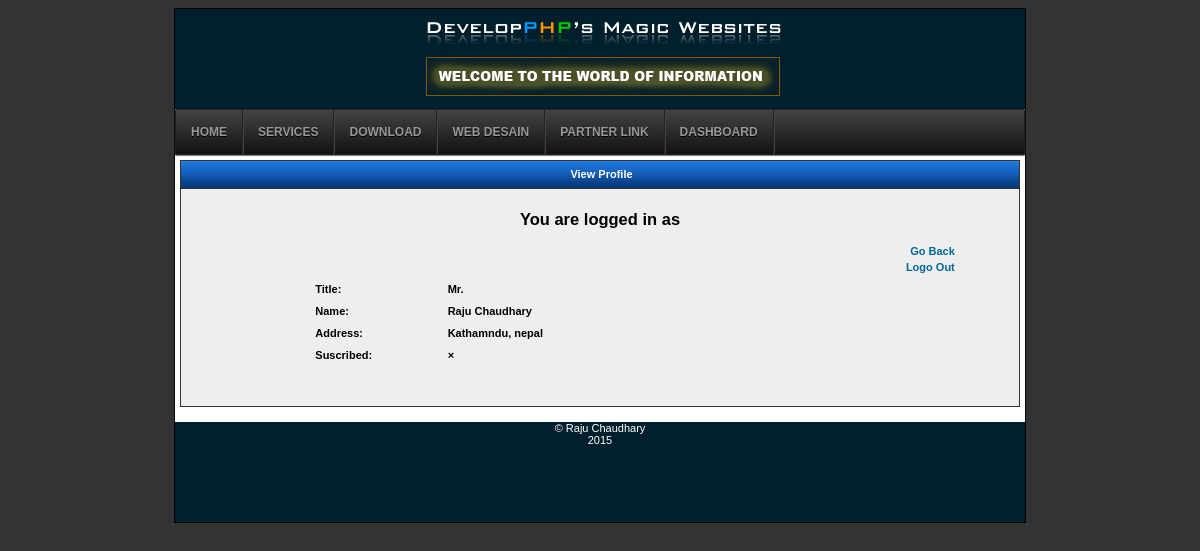
/profile.php (signed in), run on the app's committed database.
### tables this page shows
CREATE TABLE IF NOT EXISTS `member` (
  `member_no` int(11) NOT NULL AUTO_INCREMENT,
  `title` varchar(10) NOT NULL,
  `first_name` varchar(20) NOT NULL,
  `last_name` varchar(20) NOT NULL,
  `address_line_one` varchar(300) NOT NULL,
  `email_address` varchar(255) NOT NULL,
  `password` char(32) NOT NULL,
  `subscribed` tinyint(1) NOT NULL DEFAULT '0',
  `acc_type` int(1) NOT NULL,
  PRIMARY KEY (`member_no`)
);

### profile.php (the view, shortened to what this page needs)
<!DOCTYPE html PUBLIC "-//W3C//DTD XHTML 1.0 Transitional//EN" "http://www.w3.org/TR/xhtml1/DTD/xhtml1-transitional.dtd">
<html xmlns="http://www.w3.org/1999/xhtml">
<head>
<link rel="stylesheet" type="text/css" href="style.css" />
</head>
<body>
<div id="main">
<div id="header">
</div>
<div id="menu">
<li><a href="Index.php">Home</a></li>
<li><a href="#">Services</a>
</li>
<li><a href="#">Download</a>
</li>
<li><a href="#">Web Desain</a></li>
<li><a href="#">Partner Link</a></li>
<li><a href="account.php">DashBoard</a></li>
</div>
<div id="menu-tengah">
<div id="bg_menu" align="center">View Profile</div>
<div id="content_menu">
  <table width="100%" border="0" align="center">
   <h2 align="center">You are logged in as</h2>
   <table width="100%" border="0">
  <tr><td>
  <div align="right" style="margin-right:32px;"><a href="account.php">Go Back</a></div>
  <div align="right" style="margin-right:32px;"><a href="index.php">Logo Out</a></div><?php
?></td>
    <td> <?php
			?></td>
  </tr>
</table>
<form id="register_form" method="POST" action="?process">
   <tr><td><table width="70%" border="0" align="center" cellpadding="3" cellspacing="0">
   <?php
						$query = mysql_query("SELECT * FROM `member` WHERE `member_no` = {$_SESSION['uid']}");
						$result = mysql_fetch_assoc($query);
					?>
                    <tr>
    <td width="23%"><strong>Title:</strong></td>
    <td width="77%"><?=$result['title'];?></td>
  </tr>
  <tr>
    <td width="23%"><strong>Name:</strong></td>
    <td width="77%"><?=$result['first_name'].' '.$result['last_name'];?></td>
  </tr>
  <tr>
    <td><strong>Address:</strong></td>
    <td><?=$result['address_line_one'];?></td>
  </tr>
  <tr>
    <td><strong>Suscribed:</strong></td>
    <td><?=($result['subscribed'] == 1)?'&#10004;':'&times;';?></td>
  </tr>
</table>
    </form>
  <br/>
 <br/>
</table>
</div>
</div>
<div id="footer">
&copy; Raju Chaudhary <br/>
2015
</div>
</div>
</body>
</html>

### style.css (style rules this page uses)
body { background-color : #333333; font-family:"Lucida Sans Unicode", "Lucida Grande", sans-serif; font-size : 11px; }
#main { background-color : #ffffff; width : 850px; margin : 0 auto; border : 1px solid #000000; }
#header { background-image:url(images/logo.jpg); height:100px; width:850px; }
#menu, #menu ul { margin: 0; padding: 0; list-style: none; }
#menu { margin: 0 auto; border: 1px solid #222; background-color: #111; background-image: linear-gradient(#444, #111); border-radius: 1px; box-shadow: 0 1px 1px #777; }
#menu:before, #menu:after { content: ""; display: table; }
#menu:after { clear: both; }
#menu { zoom:1; }
#menu li { float: left; border-right: 1px solid #222; box-shadow: 1px 0 0 #444; position: relative; }
#menu a { float: left; padding: 15px 15px; color: #999; text-transform: uppercase; font: bold 12px Arial, Helvetica; text-decoration: none; text-shadow: 0 1px 0 #000; }
#footer { background:url(images/footer1.jpg); background-color:#011f2c; font-family:Verdana, Geneva, sans-serif; color:#FFF; text-align:center; height:100px; width:850px; }
#menu-tengah { margin : 5px; width : 840px; float : left; }
#bg_menu { background-color : #CCC; background-image : url(images/menu.gif); border : 1px solid #333; border-bottom : 0px; padding : 7px; padding-left : 10px; color : #ffffff; font-weight : bold; font-size : 11px; height : 13px; }
#content_menu { background-color : #eeeeee; border : 1px solid #333; line-height : 16px; padding : 8px; margin-bottom : 10px; font-weight: bold; }
#content_menu a { color: #006699; font-size: 11px; text-decoration:none; }

### data on the page
member: title "Mr.", first_name "Raju", last_name "Chaudhary", address_line_one "Kathamndu, nepal"
